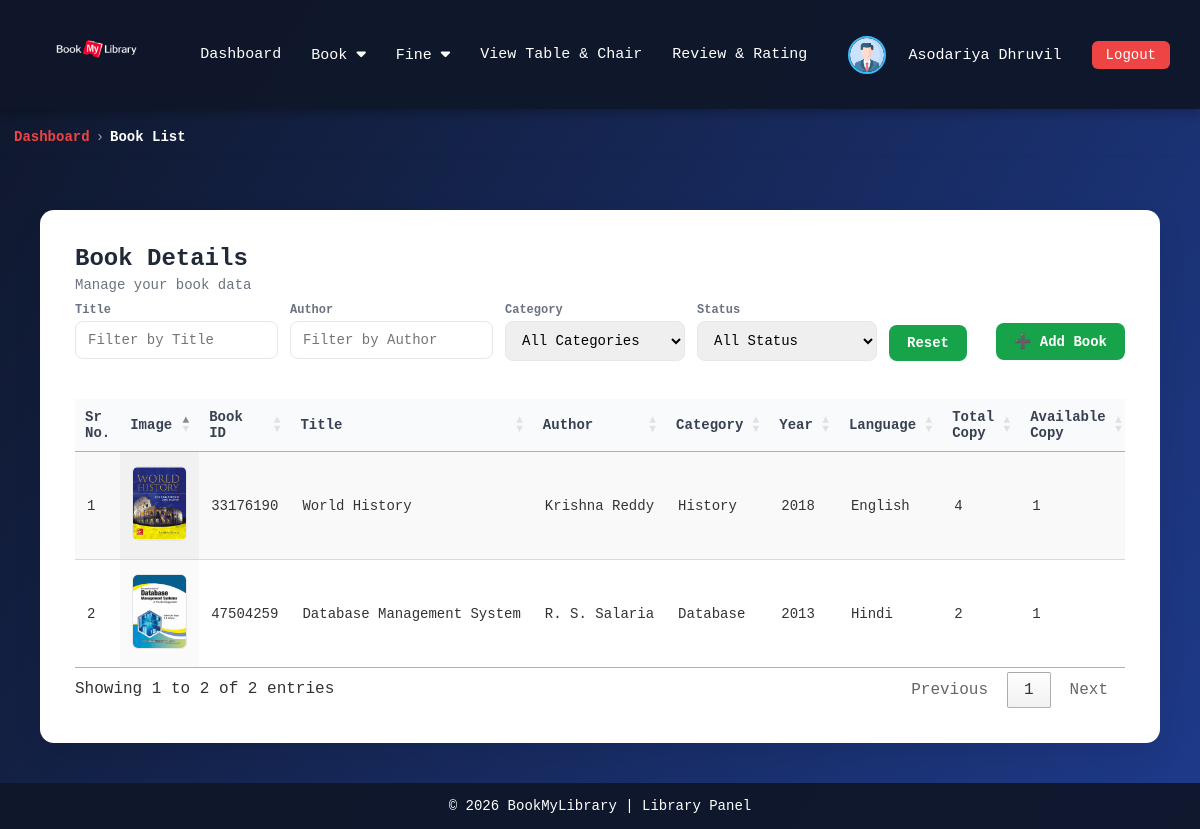
The page /librarian/book_list.php (signed in) on the database its author committed.
### tables this page shows
CREATE TABLE `user` (
  `user_id` int NOT NULL,
  `first_name` varchar(100) DEFAULT NULL,
  `last_name` varchar(100) DEFAULT NULL,
  `email` varchar(255) DEFAULT NULL,
  `contact_no` varchar(15) DEFAULT NULL,
  `gender` varchar(10) DEFAULT NULL,
  `address` varchar(255) DEFAULT NULL,
  `image` varchar(255) DEFAULT NULL,
  `password` varchar(255) NOT NULL,
  `role` varchar(10) DEFAULT NULL,
  `status` varchar(15) DEFAULT NULL
);

CREATE TABLE `book_list` (
  `book_id` int NOT NULL,
  `library_id` int DEFAULT NULL,
  `title` varchar(100) DEFAULT NULL,
  `author` varchar(50) DEFAULT NULL,
  `category` varchar(25) DEFAULT NULL,
  `year` int DEFAULT NULL,
  `language` varchar(25) DEFAULT NULL,
  `total_copy` int DEFAULT NULL,
  `available_copy` int DEFAULT NULL,
  `rating` float(2,1) DEFAULT NULL,
  `rating_count` int NOT NULL DEFAULT '0',
  `status` varchar(25) DEFAULT NULL,
  `image` varchar(255) DEFAULT NULL
);

### librarian/book_list.php (the view, shortened to what this page needs)
<!DOCTYPE html>
<html lang="en">
<head>
    <link rel="stylesheet" href="https://cdn.datatables.net/1.13.6/css/jquery.dataTables.min.css">
    <link rel="stylesheet" href="https://cdn.datatables.net/buttons/2.4.1/css/buttons.dataTables.min.css">
</head>
<body>
    <?php include 'navbar.php'; ?>
    <div class="breadcrumb-wrapper">
        <nav class="breadcrumb">
            <a href="home.php" class="dashboard">Dashboard</a>
            <span class="separator">›</span>
            <span class="current">Book List</span>
        </nav>
    </div>
    <div class="container">
        <div class="card">
            <div class="top-actions">
                <div class="title-area">
                    <h3>Book Details</h3>
                    <div class="subtitle">Manage your book data</div>
                </div>
                <div class="advanced-filters">
                    <div class="filter-box">
                        <label>Title</label>
                        <input type="text" id="filterTitle" placeholder="Filter by Title">
                    </div>
                    <div class="filter-box">
                        <label>Author</label>
                        <input type="text" id="filterAuthor" placeholder="Filter by Author">
                    </div>
                    <div class="filter-box">
                        <label>Category</label>
                        <select id="filterCategory">
                            <option value="">All Categories</option>
                        </select>
                    </div>
                    <div class="filter-box">
                        <label>Status</label>
                        <select id="filterStatus">
                            <option value="">All Status</option>
                        </select>
                    </div>
                    <div class="filter-box btn-area">
                        <button class="btn btn-add" onclick="resetFilters()">Reset</button>
                    </div>
                </div>
                <a href="add_book.php"><button class="btn btn-add">➕ Add Book</button></a>
            </div>
            <table id="bookTable" class="display">
                <thead>
                    <tr>
                        <th>Sr No.</th>
                        <th>Image</th>
                        <th>Book ID</th>
                        <th>Title</th>
                        <th>Author</th>
                        <th>Category</th>
                        <th>Year</th>
                        <th>Language</th>
                        <th>Total Copy</th>
                        <th>Available Copy</th>
                    </tr>
                </thead>
                <tbody>
                    <?php
                    $user_id = $_SESSION['id'];
                    $library_id = mysqli_query($con, "SELECT * FROM library WHERE user_id=$user_id");
                    $library_data = mysqli_fetch_assoc($library_id);
                    $books = mysqli_query($con, "SELECT * FROM book_list WHERE library_id='{$library_data['library_id']}'");
                    $i = 1;
                    foreach ($books as $row) {
                        if ($row['available_copy'] == 0) {
                            $statusClass = "unavailable";
                            $statusText  = "Unavailable";
                        } else {
                            $statusClass = "available";
                            $statusText  = "Available";
                        }
                        echo "<tr>
                        <td>{$i}</td>
                        <td><img src='../book_images/{$row['image']}' class='cover'></td>
                        <td>{$row['book_id']}</td>
                        <td>{$row['title']}</td>
                        <td>{$row['author']}</td>
                        <td>{$row['category']}</td>
                        <td>{$row['year']}</td>
                        <td>{$row['language']}</td>
                        <td>{$row['total_copy']}</td>
                        <td>{$row['available_copy']}</td>
                        <td>{$row['rating']}</td>
                        <td><span class='status {$statusClass}'>{$statusText}</span></td>
                        <td>
                            <a href='edit_book.php?book_id={$row['book_id']}'><button class='btn btn-edit'>Edit</button></a>
                            <button class='btn btn-delete' onclick='openDeleteModal({$row['book_id']})'>Delete</button>
                        </td>
                    </tr>";
                        $i++;
                    }
                    ?>
                </tbody>
            </table>
        </div>
    </div>
    <?php include 'footer.php'; ?>
</body>
</html>

### librarian/navbar.php (shortened to what this page needs)
<!DOCTYPE html>
<html lang="en">
<?php
include '../update_status.php';
?>
<head>
    <link rel="stylesheet" href="https://cdnjs.cloudflare.com/ajax/libs/font-awesome/6.5.0/css/all.min.css">
</head>
<body>
    <?php
    $user_id = $_SESSION['id'];
    $user = mysqli_query($con, "SELECT * FROM user WHERE user_id = $user_id");
    $data = mysqli_fetch_assoc($user);
    ?>
    <nav class="navbar">
        <div class="nav-left">
            <a href="home.php">
                <img src="../image/BookMyLibrary.png" alt="Library Logo">
            </a>
        </div>
        <div class="nav-center">
            <a href="home.php">Dashboard</a>
            <div class="dropdown">
                <a href="javascript:void(0);" class="dropbtn">Book <i class="fa-solid fa-caret-down"></i></a>
            </div>
            <div class="dropdown">
                <a href="javascript:void(0);" class="dropbtn">Fine <i class="fa-solid fa-caret-down"></i></a>
            </div>
            <a href="view_table&chair.php">View Table & Chair</a>
            <a href="review&rating_list.php">Review & Rating</a>
        </div>
        <div class="nav-right">
            <div class="profile">
                <img src="../image/<?php echo $data['image']; ?>" alt="Profile">
                <div class="dropdown">
                    <a href="javascript:void(0);" class="dropbtn"><?php echo $data['first_name'] . " " . $data['last_name']; ?></a>
                </div>
            </div>
            <a href="../login.php" class="logout-btn">Logout</a>
        </div>
    </nav>
</body>
</html>

### librarian/book_list.php (style rules this page uses)
* { margin: 0; padding: 0; box-sizing: border-box; font-family: "JetBrains Mono", "Fira Code", Consolas, monospace; }
body { min-height: 100vh; display: flex; flex-direction: column; background: linear-gradient(120deg, #0f172a, #1e3a8a); color: #333; }
.container { width: 100%; max-width: 100%; padding: 40px; }
.card { background: #ffffff; padding: 35px; border-radius: 14px; box-shadow: 0 12px 30px rgba(0, 0, 0, 0.08); }
.top-actions { display: flex; justify-content: space-between; align-items: center; margin-bottom: 20px; flex-wrap: wrap; gap: 10px; }
.title-area h3 { margin: 0; font-size: 24px; font-weight: 700; color: #1f2937; }
.subtitle { font-size: 14px; color: #6b7280; margin-top: 5px; }
.btn { padding: 10px 18px; border-radius: 8px; border: none; cursor: pointer; font-size: 14px; font-weight: 600; transition: 0.2s ease; }
.btn-add { background: #16a34a; color: #fff; }
td { white-space: nowrap; }
table.dataTable { width: 100% !important; font-size: 14px; }
table.dataTable thead th { background: #f9fafb; color: #374151; font-weight: 600; border-bottom: 1px solid #e5e7eb; padding: 14px 12px; }
table.dataTable tbody td { padding: 14px 12px; vertical-align: middle; }
table.dataTable tbody tr { transition: background 0.2s; }
img.cover { width: 55px; height: 75px; object-fit: cover; border-radius: 6px; border: 1px solid #e5e7eb; background: #f9fafb; }
.breadcrumb-wrapper { padding: 10px 14px; border-radius: 8px; margin-bottom: 15px; margin-top: 10px; box-shadow: 0 2px 4px rgba(0, 0, 0, 0.02); }
.breadcrumb { font-size: 14px; font-weight: 500; color: #6b7280; display: flex; flex-wrap: wrap; align-items: center; gap: 6px; }
.breadcrumb .dashboard { color: #ef4444; font-weight: 600; }
.breadcrumb .separator { color: #9ca3af; }
.breadcrumb a { text-decoration: none; color: #ef4444; transition: 0.2s ease; }
.breadcrumb .current { color: #ffffffff; font-weight: 600; }
.advanced-filters { display: flex; flex-wrap: wrap; gap: 12px; margin-bottom: 18px; }
.advanced-filters input, .advanced-filters select { padding: 10px 12px; border: 1px solid #e5e7eb; border-radius: 8px; font-size: 14px; min-width: 180px; }
.filter-box { display: flex; flex-direction: column; }
.filter-box label { font-size: 12px; font-weight: 600; color: #6b7280; margin-bottom: 4px; }
.btn-area { justify-content: flex-end; }

### librarian/navbar.php (style rules this page uses)
.navbar { background: rgba(15, 23, 42, 0.95); color: #fff; padding: 12px 30px; display: flex; align-items: center; justify-content: space-between; flex-wrap: wrap; box-shadow: 0 4px 10px rgba(0, 0, 0, 0.25); font-family: "JetBrains Mono", "Fira Code", Consolas, monospace; }
.nav-left { display: flex; align-items: center; gap: 10px; }
.nav-left img { height: 80px; width: 130px; }
.nav-center { flex: 1; display: flex; justify-content: center; }
.nav-center a { color: #fff; text-decoration: none; margin: 0 15px; font-size: 15px; }
.nav-right { display: flex; align-items: center; gap: 15px; }
.profile { display: flex; align-items: center; gap: 8px; color: #fff; }
.profile img { width: 38px; height: 38px; border-radius: 50%; border: 2px solid #38bdf8; object-fit: cover; }
.logout-btn { padding: 6px 14px; border-radius: 6px; background: #ef4444; color: #fff; text-decoration: none; font-size: 14px; }
.dropdown { position: relative; display: inline-block; }
.dropdown>a { color: #fff; text-decoration: none; margin: 0 15px; font-size: 15px; cursor: pointer; }
.dropdown>a.dropbtn { color: #fff; text-decoration: none; margin: 0 15px; font-size: 15px; cursor: pointer; }

### librarian/footer.php (style rules this page uses)
html, body { height: 100%; margin: 0; }
body { display: flex; flex-direction: column; }

### rows shown on the page
user: image (placeholder picture), first_name "Asodariya", last_name "Dhruvil"
book_list: image (picture), book_id "33176190", title "World History", author "Krishna Reddy", category "History", year "2018", language "English", total_copy "4", available_copy "1"
book_list: image (picture), book_id "47504259", title "Database Management System", author "R. S. Salaria", category "Database", year "2013", language "Hindi", total_copy "2", available_copy "1"
